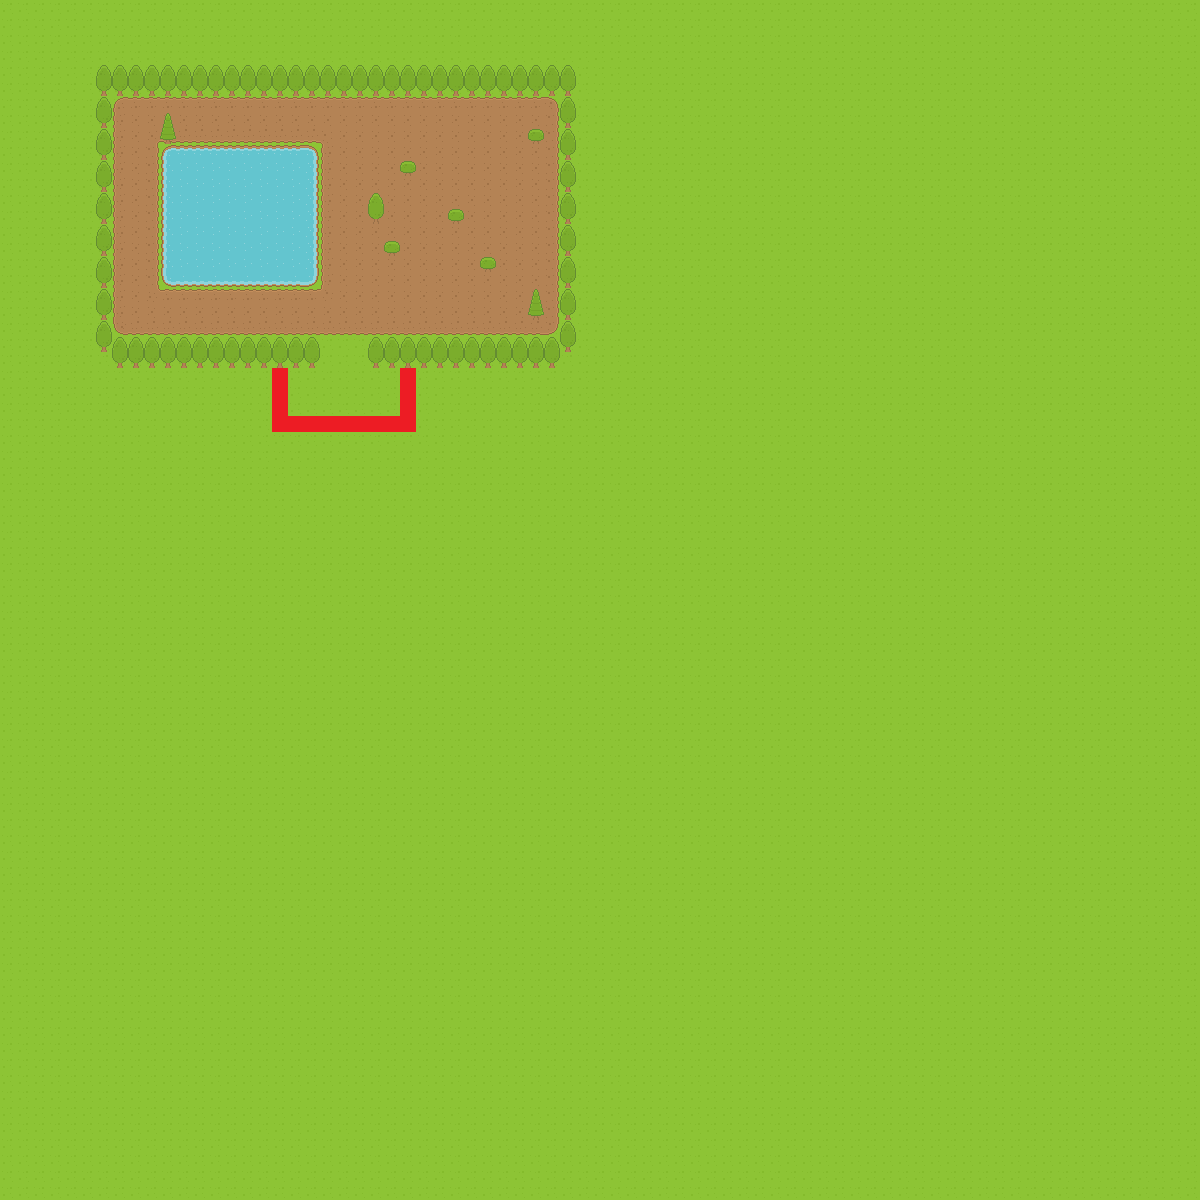

A 2D game scene composited from a Tiled map and its tileset images. What follows is a short description and the map's XML, with each tile layer's data collapsed to a summary:
An orthogonal 75x75 tile map with 16x16 px tiles, 4 tile layers (Tile Layer 1, Tile Layer 2, Objects, Collision Layer), 2 tilesets and 15 objects.

<map version="1.0" orientation="orthogonal" renderorder="left-down" width="75" height="75" tilewidth="16" tileheight="16" nextobjectid="1">
 <properties>
  <property name="unity:scale" value=".0625" />
 </properties>
 <tileset firstgid="1" name="base tileset" tilewidth="16" tileheight="16" spacing="1" tilecount="1767" columns="57">
  <image source="../Art/roguelikeSheet_transparent.png" width="968" height="526" />
  <terraintypes>
   <terrain name="Dirt" tile="578" />
   <terrain name="Lake" tile="-1" />
  </terraintypes>
  <tile id="2" terrain=",,,1">
   <objectgroup draworder="index">
    <object id="0" x="0" y="0" width="16" height="16" />
    <object id="0" x="0" y="0" width="16" height="16" />
   </objectgroup>
  </tile>
  <tile id="3" terrain=",,1,1">
   <objectgroup draworder="index">
    <object id="0" x="0" y="0" width="16" height="16" />
   </objectgroup>
  </tile>
  <tile id="4" terrain=",,1,">
   <objectgroup draworder="index">
    <object id="0" x="0" y="0" width="16" height="16" />
   </objectgroup>
  </tile>
  <tile id="59" terrain=",1,,1">
   <objectgroup draworder="index">
    <object id="0" x="0" y="0" width="16" height="16" />
   </objectgroup>
  </tile>
  <tile id="60" terrain="1,1,1,1">
   <objectgroup draworder="index">
    <object id="0" x="0" y="0" width="16" height="16" />
   </objectgroup>
  </tile>
  <tile id="61" terrain="1,,1,">
   <objectgroup draworder="index">
    <object id="0" x="0" y="0" width="16" height="16" />
   </objectgroup>
  </tile>
  <tile id="116" terrain=",1,,">
   <objectgroup draworder="index">
    <object id="0" x="0" y="0" width="16" height="16" />
   </objectgroup>
  </tile>
  <tile id="117" terrain="1,1,,">
   <objectgroup draworder="index">
    <object id="0" x="0" y="0" width="16" height="16" />
   </objectgroup>
  </tile>
  <tile id="118" terrain="1,,,">
   <objectgroup draworder="index">
    <object id="0" x="0" y="0" width="16" height="16" />
   </objectgroup>
  </tile>
  <tile id="171" terrain="1,1,1," />
  <tile id="172" terrain="1,1,,1" />
  <tile id="228" terrain="1,,1,1" />
  <tile id="229" terrain=",1,1,1" />
  <tile id="465">
   <objectgroup draworder="index" />
  </tile>
  <tile id="518" terrain="0,0,0," />
  <tile id="519" terrain="0,0,,0" />
  <tile id="520" terrain=",,,0" />
  <tile id="521" terrain=",,0,0" />
  <tile id="522" terrain=",,0," />
  <tile id="526">
   <objectgroup draworder="index">
    <object id="0" x="0" y="0" width="16" height="16" />
   </objectgroup>
  </tile>
  <tile id="575" terrain="0,,0,0" />
  <tile id="576" terrain=",0,0,0" />
  <tile id="577" terrain=",0,,0" />
  <tile id="578" terrain="0,0,0,0" />
  <tile id="579" terrain="0,,0," />
  <tile id="583">
   <objectgroup draworder="index" />
  </tile>
  <tile id="584">
   <objectgroup draworder="index" />
  </tile>
  <tile id="586">
   <objectgroup draworder="index" />
  </tile>
  <tile id="587">
   <objectgroup draworder="index" />
  </tile>
  <tile id="634" terrain=",0,," />
  <tile id="635" terrain="0,0,," />
  <tile id="636" terrain="0,,," />
  <tile id="640">
   <objectgroup draworder="index">
    <object id="0" x="0" y="0" width="16" height="16" />
   </objectgroup>
  </tile>
  <tile id="643">
   <objectgroup draworder="index">
    <object id="0" x="0" y="0" width="16" height="16" />
    <object id="0" x="0" y="0" width="16" height="16" />
   </objectgroup>
  </tile>
 </tileset>
 <tileset firstgid="1768" name="red_collision" tilewidth="16" tileheight="16" tilecount="1" columns="1">
  <image source="../Art/red_collision.png" width="16" height="16" />
  <tile id="0">
   <objectgroup draworder="index">
    <object id="0" x="0" y="0" width="16" height="16" />
   </objectgroup>
  </tile>
 </tileset>
 <layer name="Tile Layer 1" width="75" height="75">
  <data>[5625 cells, 5625 non-empty, 1 distinct tile ids]</data>
 </layer>
 <layer name="Tile Layer 2" width="75" height="75">
  <data>[5625 cells, 420 non-empty, 22 distinct tile ids]</data>
 </layer>
 <layer name="Objects" width="75" height="75">
  <properties>
   <property name="unity:sortingLayerName" value="WorldObjects" />
  </properties>
  <data>[5625 cells, 153 non-empty, 5 distinct tile ids]</data>
 </layer>
 <layer name="Collision Layer" width="75" height="75">
  <data>[5625 cells, 15 non-empty, 1 distinct tile ids]</data>
 </layer>
</map>
